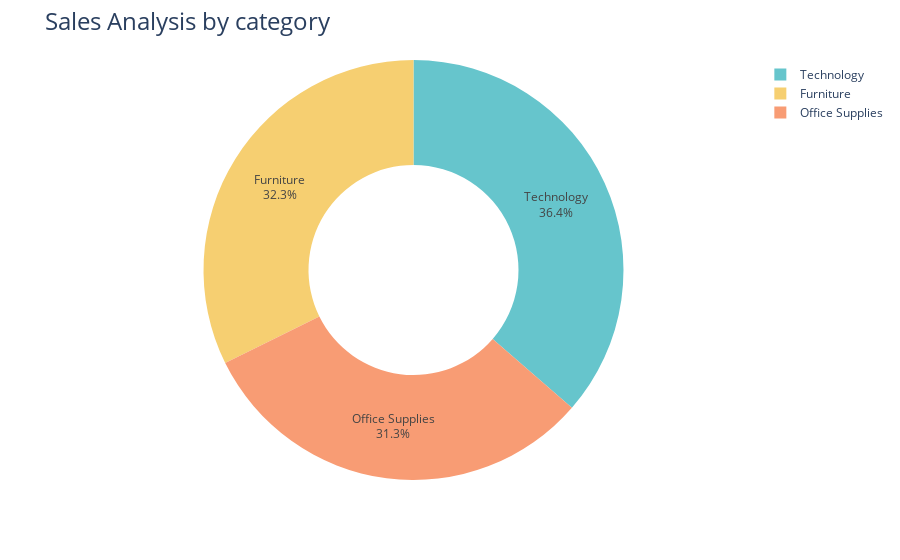

Notebook code for this chart:
### Code cell
# Pie chart for category sales 

fig = px.pie(sales_by_category,
             values='Sales' ,
             names='Category' ,
             hole=0.5, 
             color_discrete_sequence=px.colors.qualitative.Pastel)

fig.update_traces(textposition='inside' , textinfo='percent+label')
fig.update_layout(title_text='Sales Analysis by category' , title_font=dict(size=24))

fig.show()

### Figure 1 — Plotly figure (JSON) as saved in the notebook; plotly's stock layout.template omitted (floating-point values rounded to 4 significant figures)
{"data": [{"domain": {"x": [0, 1], "y": [0, 1]}, "hole": 0.5, "hovertemplate": "Category=%{label}<br>Sales=%{value}<extra></extra>", "labels": ["Furniture", "Office Supplies", "Technology"], "legendgroup": "", "name": "", "showlegend": true, "textinfo": "percent+label", "textposition": "inside", "type": "pie", "values": [742000.0, 719000.0, 836200.0]}], "layout": {"legend": {"tracegroupgap": 0}, "margin": {"t": 60}, "piecolorway": ["rgb(102, 197, 204)", "rgb(246, 207, 113)", "rgb(248, 156, 116)", "rgb(220, 176, 242)", "rgb(135, 197, 95)", "rgb(158, 185, 243)", "rgb(254, 136, 177)", "rgb(201, 219, 116)", "rgb(139, 224, 164)", "rgb(180, 151, 231)", "rgb(179, 179, 179)"], "title": {"font": {"size": 24}, "text": "Sales Analysis by category"}}}
